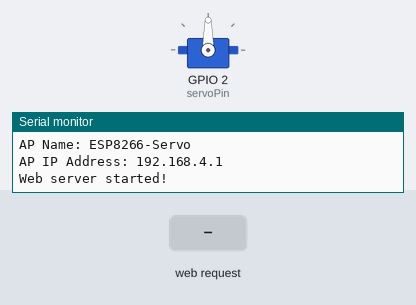
A sketch run on a simulated ESP8266 (NodeMCU). Shown: servo, the last lines printed to the serial monitor. The test bench sets the inputs (shaded band).

Above: at 1.2 s.
1.3 s: HTTP request GET /servo?angle=1 received
At 1.6 s:
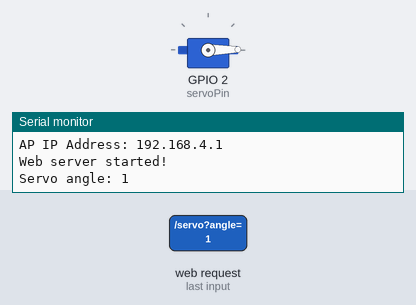
2.8 s: HTTP request GET /servo?angle=120 received
At 3.9 s:
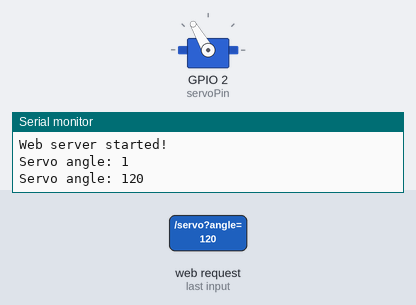
Timing chart, 0 to 5.8 s (numbered marks = the images above; inputs shaded):
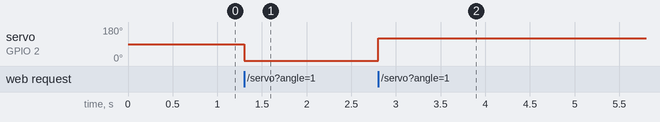

Measured:
- after the input at 1.3 s, servo on GPIO 2 (servoPin): 90° → 1° at once
- after the input at 2.8 s, servo on GPIO 2 (servoPin): 1° → 120° at once

The sketch:

esp8266.ino
```cpp
#include <ESP8266WiFi.h>
#include <ESP8266WebServer.h>
#include <Servo.h>

Servo servo;

ESP8266WebServer server(80);

const int servoPin = 2; // D4

// Access Point credentials
const char* apName = "ESP8266-Servo";
const char* apPassword = "12345678";

int angle = 90;

void handleRoot() {

  String html = R"rawliteral(
<!DOCTYPE html>
<html>
<head>
<meta name="viewport" content="width=device-width, initial-scale=1">

<title>ESP8266 Servo</title>

<style>
body {
  font-family: Arial;
  text-align: center;
  background: #eeeeee;
  margin-top: 50px;
}

.container {
  background: white;
  max-width: 400px;
  margin: auto;
  padding: 30px;
  border-radius: 15px;
}

h1 {
  color: #333;
}

#value {
  font-size: 40px;
  font-weight: bold;
}

input[type=range] {
  width: 100%;
}

button {
  font-size: 18px;
  padding: 12px 20px;
  margin: 10px 5px;
  border: none;
  border-radius: 8px;
}
</style>
</head>

<body>

<div class="container">

<h1>ESP8266 Servo Control</h1>

<p>Servo Angle</p>

<div id="value">90°</div>

<br>

<input type="range"
       min="0"
       max="180"
       value="90"
       id="slider"
       oninput="moveServo(this.value)">

<br><br>

<button onclick="moveServo(0)">0°</button>
<button onclick="moveServo(90)">90°</button>
<button onclick="moveServo(180)">180°</button>

</div>

<script>

function moveServo(angle) {

  document.getElementById("value").innerHTML = angle + "°";

  document.getElementById("slider").value = angle;

  fetch("/servo?angle=" + angle);
}

</script>

</body>
</html>
)rawliteral";

  server.send(200, "text/html", html);
}

void handleServo() {

  if (server.hasArg("angle")) {

    angle = server.arg("angle").toInt();

    angle = constrain(angle, 0, 180);

    servo.write(angle);

    Serial.print("Servo angle: ");
    Serial.println(angle);

    server.send(200, "text/plain", "OK");

  } else {

    server.send(400, "text/plain", "Missing angle");
  }
}

void setup() {

  Serial.begin(115200);

  // Servo
  servo.attach(servoPin);
  servo.write(90);

  // Start ESP8266 Access Point
  WiFi.mode(WIFI_AP);

  WiFi.softAP(apName, apPassword);

  Serial.println();
  Serial.println("================================");
  Serial.println("ESP8266 SERVO ACCESS POINT");
  Serial.println("================================");

  Serial.print("AP Name: ");
  Serial.println(apName);

  Serial.print("AP IP Address: ");
  Serial.println(WiFi.softAPIP());

  // Web server
  server.on("/", handleRoot);
  server.on("/servo", handleServo);

  server.begin();

  Serial.println("Web server started!");
}

void loop() {

  server.handleClient();
}
```
